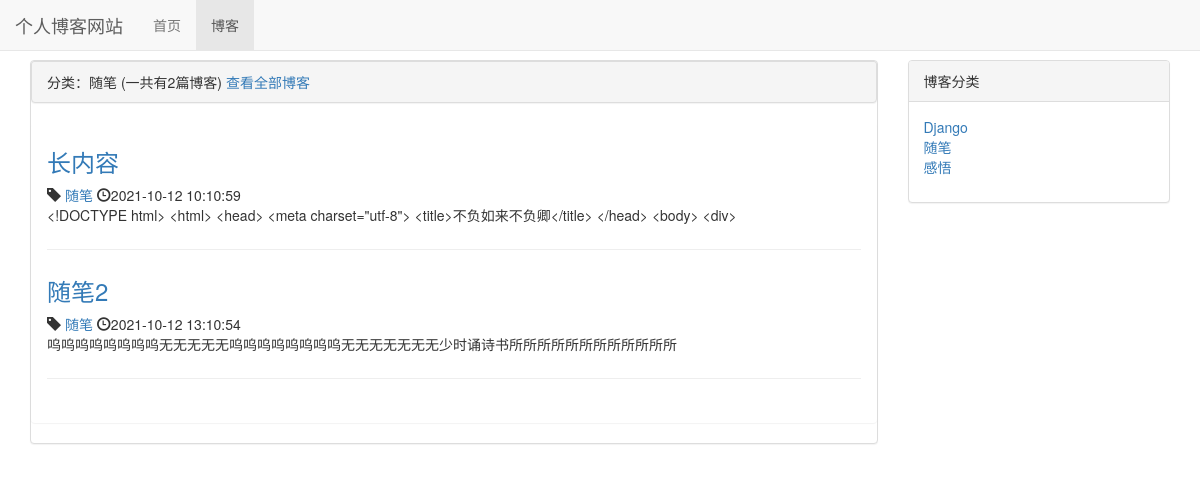
Page /blog/type/2 on the committed database.
### blog/models.py (models this page shows, shortened)
class BlogType(models.Model):
    type_name = models.CharField(max_length=15)
    def __str__(self):
        return self.type_name

class Blog(models.Model):
    title = models.CharField(max_length=50)
    blog_type = models.ForeignKey(BlogType, on_delete=models.DO_NOTHING, default=1)
    content = models.TextField()
    author = models.ForeignKey(User,on_delete=models.DO_NOTHING)
    created_time = models.DateTimeField(auto_now_add=True)
    last_updated_time = models.DateTimeField(auto_now_add=True)

### blog/views.py (the view)
# urls.py: path('type/<int:blog_type_pk>', views.blogs_with_type, name="blogs_with_type"),
def blogs_with_type(request, blog_type_pk):
    context = {}
    blog_type = get_object_or_404(BlogType, pk=blog_type_pk)
    context['blog_type'] = blog_type
    context['blogs'] = Blog.objects.filter(blog_type=blog_type)
    context['blog_types'] = BlogType.objects.all()
    return render_to_response('blog/blogs_with_type.html', context)

### blog/templates/blog/blogs_with_type.html (shortened to what this page needs)
{% extends 'blog/blog_list.html' %}
{% block nav_blog_active %}active{% endblock %}
{% block blog_list_title %}
    分类：{{ blog_type.type_name }}
    (一共有{{ blogs|length }}篇博客)
    <a href="{% url 'blog_list' %}">查看全部博客</a>
{% endblock %}

### blog/templates/blog/blog_list.html (shortened to what this page needs)
{% extends 'base.html' %}
{% load staticfiles %}
{% block header_extends %}
    <link rel="stylesheet" href="{% static 'blog/blog.css' %}">
{% endblock %}
{% block content %}
    <div class="container">
        <div class="row">
            <div class="col-xs-12 col-sm-8 col-md-9">
                <div class="panel panel-default">
                    <div class="panel panel-heading">{% block blog_list_title %}博客列表(一共有{{ blogs|length }}篇博客){% endblock %}</div>
                    <div class="panel panel-body">
                        {% for blog in blogs %}
                            <div class="blog">
                                <h3><a href="{% url 'blog_detail' blog.pk %}">{{ blog.title }}</a></h3>
                                <p class="blog-info">
                                    <span class="glyphicon glyphicon-tag"></span><a href="{% url 'blogs_with_type' blog.blog_type.pk %}">
                                        {{ blog.blog_type }}
                                    </a>
                                    <span class="glyphicon glyphicon-time"></span>{{ blog.created_time|date:"Y-m-d H:m:s" }}
                                </p>
                                <p>{{ blog.content|truncatechars:120 }}</p>
                            </div>
                        {% empty %}
                            <div class="blog">
                                <p>-- 暂无内容，敬请期待 --</p>
                            </div>
                        {% endfor %}
                    </div>
                </div>
            </div>
            <div class="hidden-xs col-sm-4 col-md-3">
                <div class="panel panel-default">
                    <div class="panel-heading">博客分类</div>
                    <div class="panel-body">
                        <ul class="blog-types">
                            {% for blog_type in blog_types %}
                                <li>
                                    <a href="{% url 'blogs_with_type' blog_type.pk %}">
                                        {{ blog_type.type_name }}
                                    </a>
                                </li>
                            {% empty %}
                                <li>暂无分类</li>
                            {% endfor %}
                        </ul>
                    </div>
                </div>
            </div>
        </div>
    </div>
{% endblock %}

### static/base.css (style rules this page uses)
* { margin: 0; padding: 0; }
body { margin-top: 60px !important; }

### blog/static/blog/blog.css (style rules this page uses)
ul.blog-types { list-style-type: none; }
div.blog { margin-bottom: 2em; padding-bottom: 1em; border-bottom: 1px solid #eee; }
div.blog h3 { margin-top: 0.4em; }
div.blog p.blog-info { margin-bottom: 0; }

### rows in the picture
BlogType: type_name "随笔"
Blog: title "长内容", blog_type "随笔", created_time "2021-10-12 10:10:59", content "<!DOCTYPE html> <html> <head> <meta charset=\"utf-8\"> <title>不负如来不负卿</title> </head> <body> <div>"
Blog: title "随笔2", blog_type "随笔", created_time "2021-10-12 13:10:54", content "呜呜呜呜呜呜呜呜无无无无无呜呜呜呜呜呜呜呜无无无无无无无少时诵诗书所所所所所所所所所所所所"
BlogType: type_name "Django"
BlogType: type_name "感悟"

### other values in the picture
{{ blogs|length }} "2"
